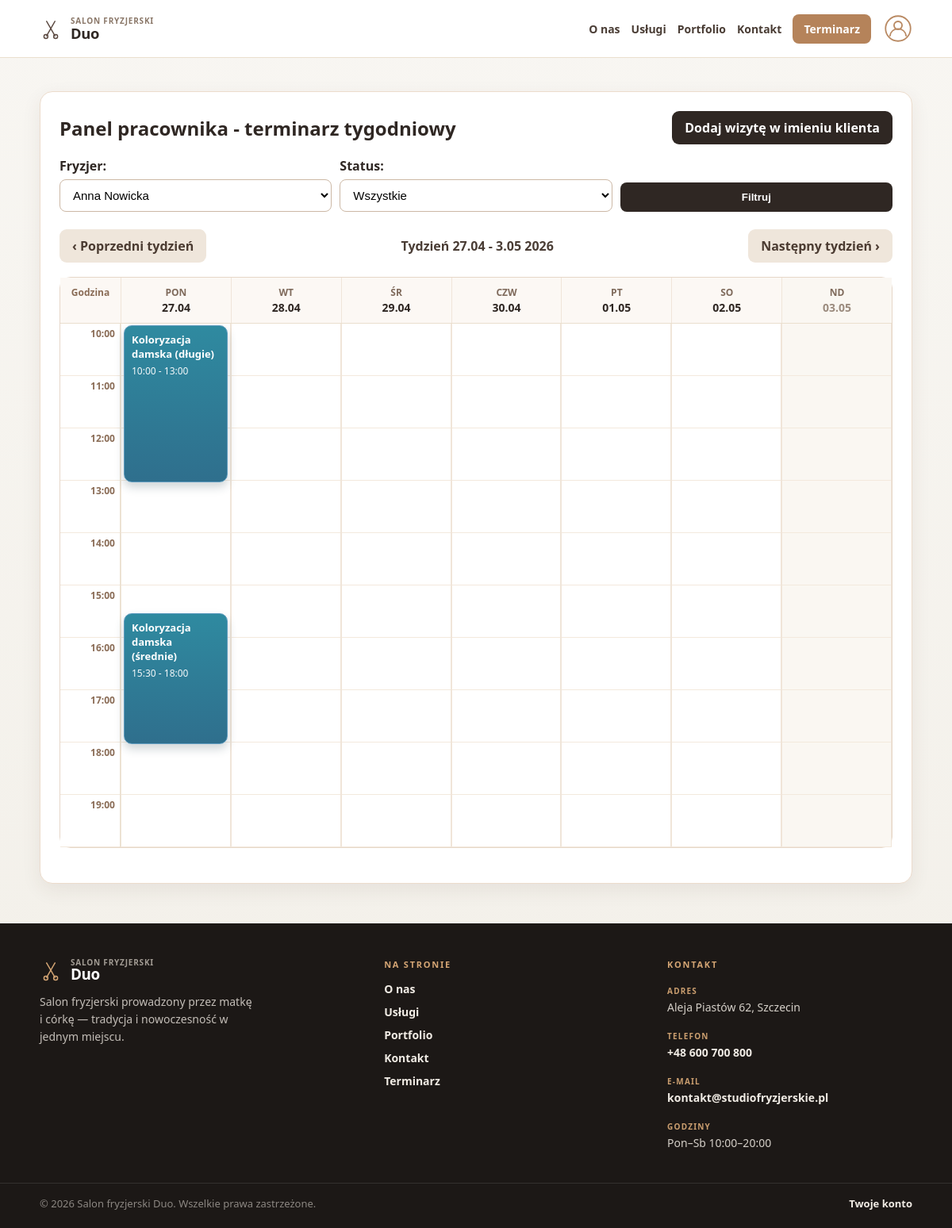
/employee/appointments/?employee=1&status=&week=2026-04-27 (signed in), run on an earlier commit of the app's database.
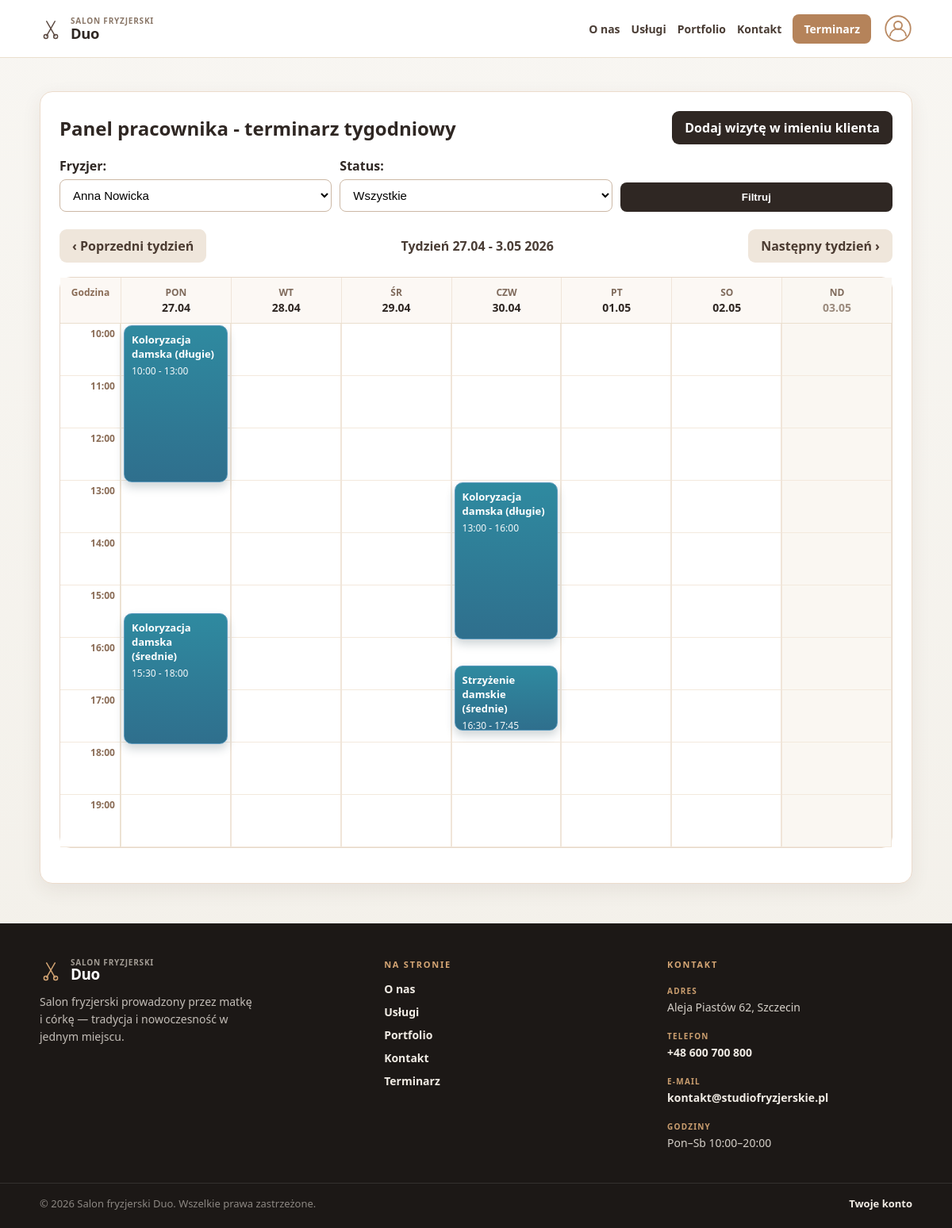
And on a later commit of the database.
### booking/models.py (models this page shows, shortened)
class Appointment(models.Model):
    STATUS_CHOICES = [
        ('new', 'Nowa'),
        ('confirmed', 'Potwierdzona'),
        ('completed', 'Zrealizowana'),
        ('cancelled', 'Odwołana'),
    ]
    client = models.ForeignKey(
        settings.AUTH_USER_MODEL,
        on_delete=models.CASCADE,
        related_name='client_appointments',
        null=True,
        blank=True,
    )
    client_name = models.CharField(max_length=120, blank=True)
    client_phone = models.CharField(max_length=20, blank=True)
    employee = models.ForeignKey(
        settings.AUTH_USER_MODEL,
        on_delete=models.CASCADE,
        related_name='employee_appointments'
    )
    service = models.ForeignKey(
        Service,
        on_delete=models.CASCADE
    )
    date = models.DateField()
    time = models.TimeField()
    status = models.CharField(
        max_length=20,
        choices=STATUS_CHOICES,
        default='new'
    )
    class Meta:
        constraints = [
            models.UniqueConstraint(
                fields=['employee', 'date', 'time'],
                condition=~Q(status='cancelled'),
                name='unique_active_employee_timeslot',
            ),
        ]
    def get_client_display_name(self):
        if self.client:
            return self.client.get_full_name() or self.client.username
        return self.client_name or 'Klient'
    def get_client_display_phone(self):
        if self.client and self.client.phone_number:
            return self.client.phone_number
        return self.client_phone

class Service(models.Model):
    name = models.CharField(max_length=100)
    description = models.TextField(blank=True)
    duration_minutes = models.PositiveIntegerField()
    price = models.DecimalField(max_digits=8, decimal_places=2)

### booking/views.py (the view)
# urls.py: path('employee/appointments/', employee_appointments_view, name='employee_appointments'),
@login_required
def employee_appointments_view(request):
    if not is_employee(request.user):
        messages.error(request, 'To sekcja dostępna tylko dla pracownika.')
        return redirect('dashboard')
    employees = User.objects.filter(role='employee').order_by('first_name', 'last_name', 'username')
    selected_employee = request.GET.get('employee', '').strip()
    selected_status = request.GET.get('status', '').strip()
    today = timezone.localdate()
    week_raw = request.GET.get('week', '').strip()
    if week_raw:
        try:
            parsed_week = datetime.strptime(week_raw, '%Y-%m-%d').date()
            week_start = _monday_of_week_containing(parsed_week)
        except ValueError:
            week_start = _monday_of_week_containing(today)
    else:
        week_start = _monday_of_week_containing(today)
    week_end = week_start + timedelta(days=6)
    week_days = [week_start + timedelta(days=i) for i in range(7)]
    selected_employee_obj = request.user
    if selected_employee and selected_employee.isdigit():
        candidate = employees.filter(pk=selected_employee).first()
        if candidate:
            selected_employee_obj = candidate
    appointments = Appointment.objects.select_related('client', 'employee', 'service').filter(
        employee=selected_employee_obj,
        date__range=(week_start, week_end),
    )
    if selected_status:
        appointments = appointments.filter(status=selected_status)
    else:
        appointments = appointments.exclude(status='cancelled')
    appointments = appointments.order_by('date', 'time')
    week_day_map = {day: index for index, day in enumerate(week_days)}
    calendar_start_minutes = OPENING_TIME.hour * 60 + OPENING_TIME.minute
    calendar_end_minutes = CLOSING_TIME.hour * 60 + CLOSING_TIME.minute
    calendar_total_minutes = calendar_end_minutes - calendar_start_minutes
    minute_height = 1.1
    calendar_height = int(calendar_total_minutes * minute_height)
    appointment_blocks = []
    for appointment in appointments:
        day_index = week_day_map.get(appointment.date)
        if day_index is None:
            continue
        start_minutes = appointment.time.hour * 60 + appointment.time.minute
        start_offset = max(start_minutes - calendar_start_minutes, 0)
        duration = appointment.service.duration_minutes
        if start_offset >= calendar_total_minutes:
            continue
        duration = min(duration, calendar_total_minutes - start_offset)
        appointment_blocks.append(
            {
                'appointment': appointment,
                'day_index': day_index,
                'top': int(start_offset * minute_height),
                'height': max(int(duration * minute_height), 78),
                'start_label': appointment.time.strftime('%H:%M'),
                'end_label': (datetime.combine(appointment.date, appointment.time) + timedelta(minutes=appointment.service.duration_minutes)).strftime('%H:%M'),
            }
        )
    hour_labels = []
    current_hour = OPENING_TIME.hour
    while current_hour < CLOSING_TIME.hour:
        hour_labels.append(f'{current_hour:02d}:00')
        current_hour += 1
    prev_week = (week_start - timedelta(days=7)).isoformat()
    next_week = (week_start + timedelta(days=7)).isoformat()
    return render(
        request,
        'booking/employee_appointments.html',
        {
            'appointments': appointments,
            'employees': employees,
            'status_choices': Appointment.STATUS_CHOICES,
            'selected_employee': str(selected_employee_obj.pk),
            'selected_status': selected_status,
            'week_start': week_start,
            'week_end': week_end,
            'week_days': week_days,
            'appointment_blocks': appointment_blocks,
            'hour_labels': hour_labels,
            'calendar_height': calendar_height,
            'prev_week': prev_week,
            'next_week': next_week,
        },
    )

### booking/views.py (called while the page is built)
def is_employee(user):
    return user.is_authenticated and user.role == 'employee'

def _monday_of_week_containing(d):
    return d - timedelta(days=d.weekday())

### templates/booking/employee_appointments.html (shortened to what this page needs)
{% extends "base.html" %}
{% block content %}
<section class="section-card">
    <div class="employee-header-row">
        <h1>Panel pracownika - terminarz tygodniowy</h1>
        <a class="btn btn-primary employee-add-btn" href="{% url 'employee_create_appointment' %}">Dodaj wizytę w imieniu klienta</a>
    </div>
    <form method="get" class="filter-grid">
        <p>
            <label for="employee">Fryzjer:</label>
            <select id="employee" name="employee">
                {% for employee in employees %}
                    <option value="{{ employee.id }}" {% if selected_employee == employee.id|stringformat:"s" %}selected{% endif %}>
                        {{ employee.get_full_name|default:employee.username }}
                    </option>
                {% endfor %}
            </select>
        </p>
        <p>
            <label for="status">Status:</label>
            <select id="status" name="status">
                <option value="">Wszystkie</option>
            </select>
        </p>
        <p><button type="submit">Filtruj</button></p>
    </form>
    <div class="week-nav employee-week-nav">
        <a class="btn btn-secondary" href="{% url 'employee_appointments' %}?employee={{ selected_employee }}&status={{ selected_status }}&week={{ prev_week }}">‹ Poprzedni tydzień</a>
        <span class="week-range-label">Tydzień {{ week_start|date:"j.m" }} - {{ week_end|date:"j.m Y" }}</span>
        <a class="btn btn-secondary" href="{% url 'employee_appointments' %}?employee={{ selected_employee }}&status={{ selected_status }}&week={{ next_week }}">Następny tydzień ›</a>
    </div>
    <div class="employee-calendar">
        <div class="employee-calendar-head">
            <div class="employee-calendar-time-head">Godzina</div>
            {% for day in week_days %}
                <div class="employee-calendar-day-head{% if day.weekday == 6 %} is-sunday{% endif %}">
                    <span>{{ day|date:"D" }}</span>
                    <strong>{{ day|date:"d.m" }}</strong>
                </div>
            {% endfor %}
        </div>
        <div class="employee-calendar-body" style="height: {{ calendar_height }}px;">
            <div class="employee-calendar-time-col">
                {% for hour_label in hour_labels %}
                    <div class="employee-calendar-hour">{{ hour_label }}</div>
                {% endfor %}
            </div>
            {% for day in week_days %}
                <div class="employee-calendar-day-col{% if day.weekday == 6 %} is-sunday{% endif %}"></div>
            {% endfor %}
            {% for block in appointment_blocks %}
                <article
                    class="appointment-block"
                    data-appointment-block
                    style="left: calc(({{ block.day_index }} * (100% - 76px) / 7) + 76px); width: calc((100% - 76px) / 7 - 8px); top: {{ block.top }}px; height: {{ block.height }}px;"
                >
                    <p class="appointment-block-title">{{ block.appointment.service.name }}</p>
                    <p class="appointment-block-time">{{ block.start_label }} - {{ block.end_label }}</p>
                </article>
            {% endfor %}
        </div>
    </div>
</section>
{% endblock %}

### templates/base.html (shortened to what this page needs)
{% load static %}
<!DOCTYPE html>
<html lang="pl">
<head>
    <link rel="stylesheet" href="{% static 'css/style.css' %}">
</head>
<body{% block body_attrs %}{% endblock %}>
    <header class="site-header">
        <div class="container header-inner">
            <div class="header-top">
                <a class="brand" href="{% url 'home' %}">
                    {% include 'includes/brand_wordmark_inner.html' %}
                </a>
            </div>
            <nav class="main-nav" id="main-navigation">
                <a href="{% url 'about' %}">O nas</a>
                <a href="{% url 'service_list' %}">Usługi</a>
                <a href="{% url 'portfolio' %}">Portfolio</a>
                <a href="{% url 'contact' %}">Kontakt</a>
                {% if request.user.is_authenticated and request.user.role == 'employee' %}
                    <a class="nav-cta" href="{% url 'employee_appointments' %}">Terminarz</a>
                {% else %}
                    <a href="{% url 'public_schedule' %}">Terminarz</a>
                    <a class="nav-cta" href="{% url 'create_appointment' %}">Umów wizytę</a>
                {% endif %}
                {% if request.user.is_authenticated %}
                    <a class="account-link" href="{% url 'dashboard' %}" title="Konto">
                        <img class="account-icon" src="{% static 'icons/user-settings.svg' %}" alt="Konto użytkownika">
                    </a>
                {% else %}
                    <a class="account-link" href="{% url 'login' %}" title="Zaloguj">
                        <img class="account-icon" src="{% static 'icons/user-settings.svg' %}" alt="Zaloguj">
                    </a>
                {% endif %}
            </nav>
        </div>
    </header>
    <main>
        <div class="container content-space">
            {% block content %}{% endblock %}
        </div>
    </main>
    {% include 'includes/footer.html' %}
</body>
</html>

### templates/includes/brand_wordmark_inner.html (shortened to what this page needs)
<span class="brand-icon" aria-hidden="true">
</span>
<span class="brand-text">
    <span class="brand-kicker">Salon fryzjerski</span>
    <span class="brand-name">Duo</span>
</span>

### templates/includes/footer.html
<footer class="site-footer">
    <div class="container site-footer-inner">
        <div class="site-footer-brand">
            <a class="site-footer-logo" href="{% url 'home' %}">
                {% include 'includes/brand_wordmark_inner.html' %}
            </a>
            <p class="site-footer-tagline">Salon fryzjerski prowadzony przez matkę i córkę — tradycja i nowoczesność w jednym miejscu.</p>
        </div>
        <nav class="site-footer-col" aria-label="Skróty nawigacji">
            <h2 class="site-footer-heading">Na stronie</h2>
            <ul class="site-footer-links">
                <li><a href="{% url 'about' %}">O nas</a></li>
                <li><a href="{% url 'service_list' %}">Usługi</a></li>
                <li><a href="{% url 'portfolio' %}">Portfolio</a></li>
                <li><a href="{% url 'contact' %}">Kontakt</a></li>
                {% if request.user.is_authenticated and request.user.role == 'employee' %}
                    <li><a href="{% url 'employee_appointments' %}">Terminarz</a></li>
                {% else %}
                    <li><a href="{% url 'public_schedule' %}">Terminarz</a></li>
                    <li><a href="{% url 'create_appointment' %}">Umów wizytę</a></li>
                {% endif %}
            </ul>
        </nav>
        <div class="site-footer-col">
            <h2 class="site-footer-heading">Kontakt</h2>
            <address class="site-footer-contact">
                <p><span class="site-footer-label">Adres</span><br>Aleja Piastów 62, Szczecin</p>
                <p><span class="site-footer-label">Telefon</span><br><a href="tel:+48600700800">+48 600 700 800</a></p>
                <p><span class="site-footer-label">E-mail</span><br><a href="mailto:kontakt@studiofryzjerskie.pl">kontakt@studiofryzjerskie.pl</a></p>
                <p><span class="site-footer-label">Godziny</span><br>Pon–Sb 10:00–20:00</p>
            </address>
        </div>
    </div>
    <div class="site-footer-bottom">
        <div class="container site-footer-bottom-inner">
            <p class="site-footer-copy">© {% now "Y" %} Salon fryzjerski Duo. Wszelkie prawa zastrzeżone.</p>
            <div class="site-footer-meta">
                {% if request.user.is_authenticated %}
                    <a href="{% url 'dashboard' %}">Twoje konto</a>
                {% else %}
                    <a href="{% url 'login' %}">Logowanie</a>
                    <span class="site-footer-meta-sep" aria-hidden="true">·</span>
                    <a href="{% url 'register' %}">Rejestracja</a>
                {% endif %}
            </div>
        </div>
    </div>
</footer>

What changed in the data, as far as the page shows it:
added Appointment: {{ block.top }} 198 (drawn), appointment.service.name "Koloryzacja damska (długie)", start_label "13:00", end_label "16:00"
added Appointment: {{ block.height }} 82 (drawn), appointment.service.name "Strzyżenie damskie (średnie)", start_label "16:30", end_label "17:45"
